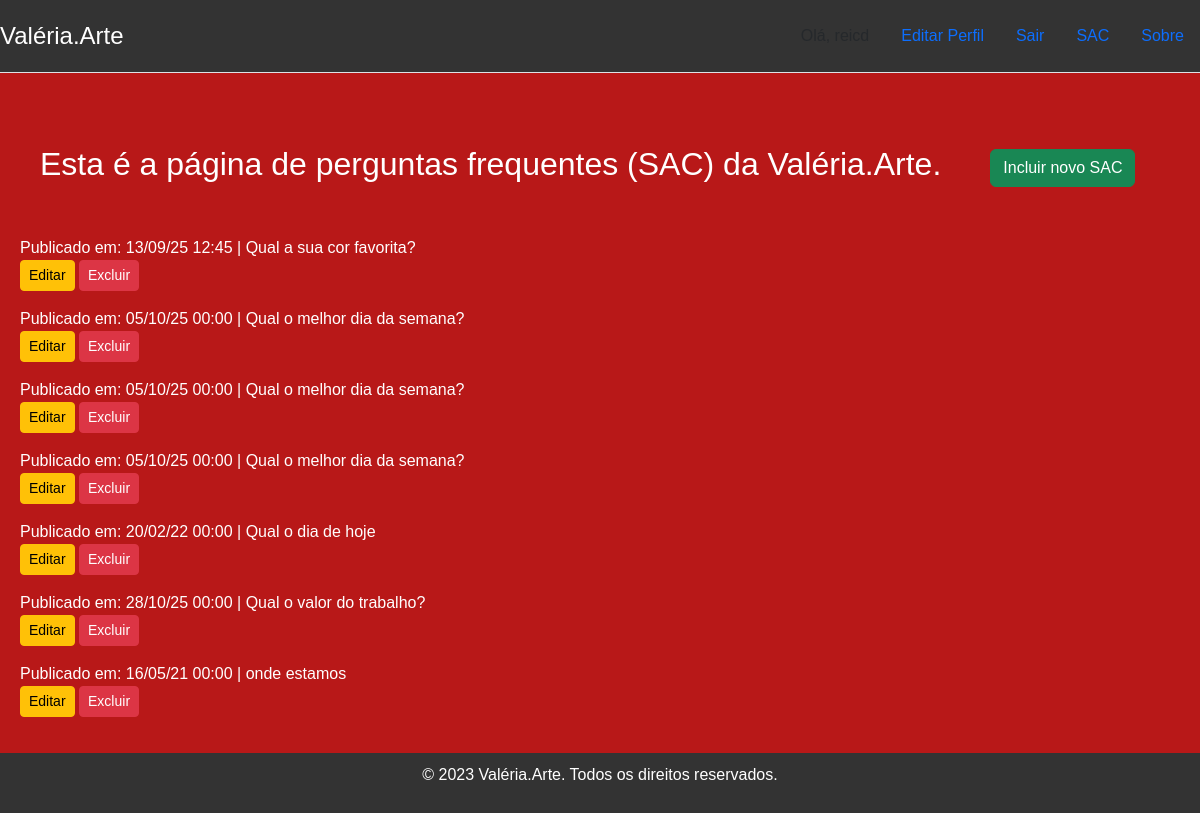
Before: /about/ (signed in) with the older database file.
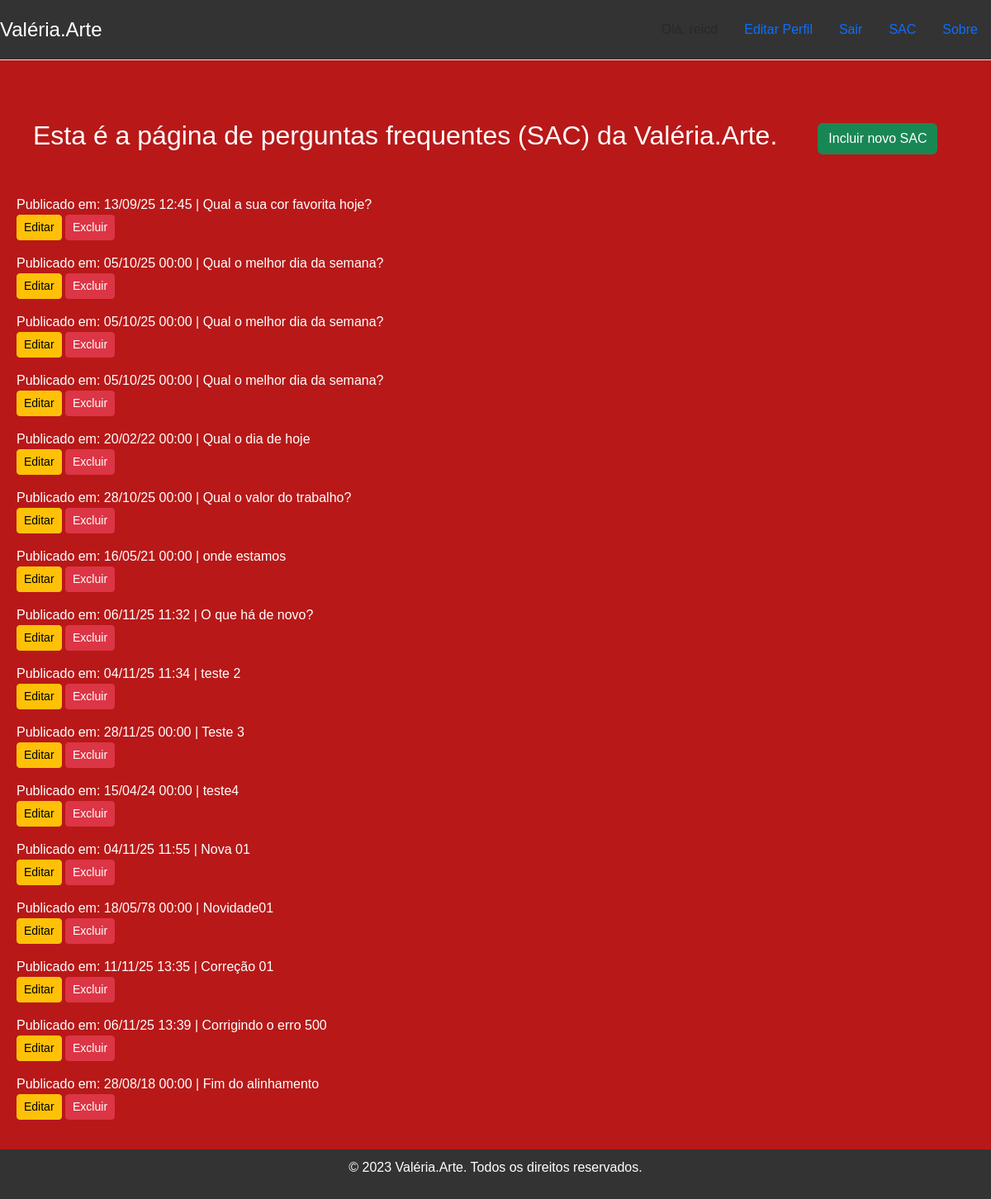
After: the same page with the newer database file.
### sac/models.py (models this page shows)
class Question(models.Model):
    question_text = models.CharField(max_length=200, verbose_name="Pergunta")
    pub_date = models.DateTimeField("Data de publicação")
    class Meta:
        verbose_name = "Pergunta"
        verbose_name_plural = "Perguntas"

### sac/views.py (the view)
# urls.py: path('about/', about, name='products-about'),
@login_required
def about(request):
    question = Question.objects.all()
    context = {'all_questions': question}
    return render(request, 'sac/question.html', context)

### templates/sac/question.html (shortened to what this page needs)
{% extends '_layout2.html' %}
{% load static %}
{% block content %}
    <div class="container mt-4">
        <div class="d-flex justify-content-between align-items-center mb-4">
            <h2>Esta é a página de perguntas frequentes (SAC) da Valéria.Arte.</h2> <hr>
            <a href="{% url 'sac_add' %}" class="btn btn-success font-weight-bold">Incluir novo SAC</a> <br><br>
        </div>
    </div>
    {% for question in all_questions %}
        <div class="faq-item">
                <p>Publicado em: {{ question.pub_date | date:"d/m/y H:i" }} | {{ question.question_text }} <br> <a href="{% url 'sac_edit' question.pk %}" class="btn btn-warning btn-sm">Editar</a>  <a href="{% url 'question_delete' question.pk %}" class="btn btn-danger btn-sm">Excluir</a></p>
        </div>
        {% empty %}
            <p>Nenhuma pergunta disponível no momento.</p>
    {% endfor %}
{% endblock %}

### templates/_layout2.html (shortened to what this page needs)
{% extends '_base.html' %}
{% load static %}
{% block css %}
    <link rel="stylesheet" href="https://cdn.jsdelivr.net/npm/bootstrap@5.3.8/dist/css/bootstrap.min.css">
    <link rel="stylesheet" href="{% static 'css/styles.css' %}">
{% endblock css %}
{% block header %}
<div class="container">
    <header class="d-flex flex-wrap justify-content-center py-3 mb-4 border-bottom">
        <a href="{% url 'index' %}" class="d-flex align-items-center mb-3 mb-md-0 me-md-auto link-body-emphasis text-decoration-none">
    <span class="fs-4">Valéria.Arte</span></a>
    <ul class="nav nav-pills">
            {% if user.is_authenticated %}
        <li class="nav-item"><span class="nav-link disabled">Olá, {{ user.username }}</span></li>
        <li class="nav-item">
            <form action="{% url 'account_edit' pk=user.id %}" method="post" class="d-flex">
                <button class="btn btn-link nav-link" type="submit">Editar Perfil</button>
            </form>
        </li>
        <li class="nav-item">
            <form action="{% url 'logout' %}" method="post" class="d-flex">
                <button class="btn btn-link nav-link" type="submit">Sair</button>
            </form>
        </li>
            {% endif %}
        <li class="nav-item">
            <a href="{% url 'about' %}" class="nav-link">SAC</a>
        </li>
        <li class="nav-item">
            <a href="{% url 'index' %}" class="nav-link">Sobre</a>
        </li>
    </ul>
    </header>
</div>
{% endblock header %}
{% block main %}
    <div class="container">
    {% block content %}
    {% endblock content %}
    </div>
{% endblock main %}
{% block footer %}
<div class="container">
    <footer>
        <p>&copy; 2023 Valéria.Arte. Todos os direitos reservados.</p>
    </footer>
</div>
{% endblock footer %}

### templates/_base.html (shortened to what this page needs)
{% load static %}
<!DOCTYPE html>
<html lang="pt-br">
<head>
    {% block css %}{% endblock css %}
</head>
<body>
    {% block header %}
    {% endblock header %}
    {% block main %}{% endblock main %}
    {% block footer %}
    {% endblock footer %}
</body>
</html>

### static/css/styles.css (style rules this page uses)
* { box-sizing: border-box; margin: 0; padding: 0; }
body { font-family: Arial, sans-serif; background-color: #b81818; color: #ffffff; }
header { background-color: #333333; color: #ffffff; padding: 10px 0; text-align: center; position: fixed; width: 100%; top: 0; left: 0; z-index: 1000; }
.container { max-width: 1200px; margin: 0 auto; padding: 20px; margin-top: 20px; }
.fs-4 { font-size: 1.5rem; color: #ffffff; }
footer { background-color: #333333; color: #ffffff; text-align: center; padding: 10px 0; position: fixed; width: 100%; bottom: 0; right:0; z-index: 1000; }

Changed rows visible on the page:
changed Question: question_text "Qual a sua cor favorita?" → "Qual a sua cor favorita hoje?"
added Question: pub_date "06/11/25 11:32", question_text "O que há de novo?"
added Question: pub_date "04/11/25 11:34", question_text "teste 2"
added Question: pub_date "28/11/25 00:00", question_text "Teste 3"
added Question: pub_date "15/04/24 00:00", question_text "teste4"
added Question: pub_date "04/11/25 11:55", question_text "Nova 01"
added Question: pub_date "18/05/78 00:00", question_text "Novidade01"
added Question: pub_date "11/11/25 13:35", question_text "Correção 01"
added Question: pub_date "06/11/25 13:39", question_text "Corrigindo o erro 500"
added Question: pub_date "28/08/18 00:00", question_text "Fim do alinhamento"
